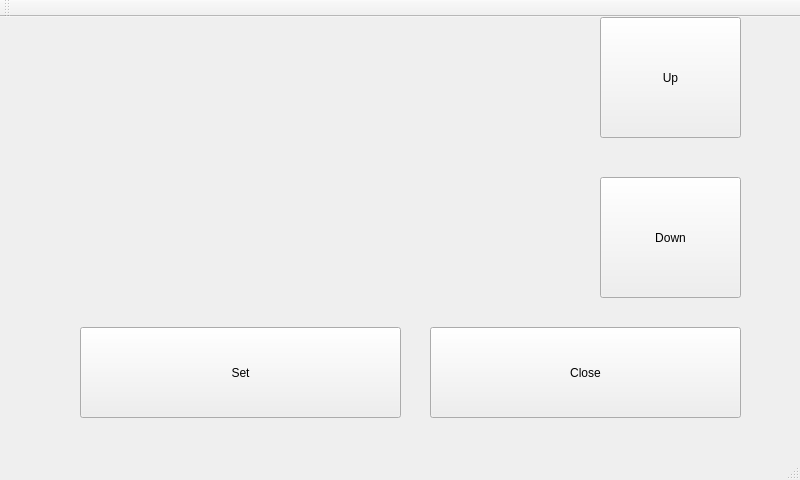
<?xml version="1.0" encoding="UTF-8"?>
<ui version="4.0">
 <class>MainWindow</class>
 <widget class="QMainWindow" name="MainWindow">
  <property name="geometry">
   <rect>
    <x>0</x>
    <y>0</y>
    <width>800</width>
    <height>480</height>
   </rect>
  </property>
  <property name="cursor">
   <cursorShape>BlankCursor</cursorShape>
  </property>
  <property name="windowTitle">
   <string>MainWindow</string>
  </property>
  <widget class="QWidget" name="centralWidget">
   <widget class="QPushButton" name="Set_BT">
    <property name="geometry">
     <rect>
      <x>80</x>
      <y>310</y>
      <width>321</width>
      <height>91</height>
     </rect>
    </property>
    <property name="cursor">
     <cursorShape>BlankCursor</cursorShape>
    </property>
    <property name="text">
     <string>Set</string>
    </property>
    <property name="checkable">
     <bool>false</bool>
    </property>
   </widget>
   <widget class="QPushButton" name="Close_BT">
    <property name="geometry">
     <rect>
      <x>430</x>
      <y>310</y>
      <width>311</width>
      <height>91</height>
     </rect>
    </property>
    <property name="cursor">
     <cursorShape>BlankCursor</cursorShape>
    </property>
    <property name="text">
     <string>Close</string>
    </property>
   </widget>
   <widget class="QPushButton" name="Up_BT">
    <property name="geometry">
     <rect>
      <x>600</x>
      <y>0</y>
      <width>141</width>
      <height>121</height>
     </rect>
    </property>
    <property name="cursor">
     <cursorShape>BlankCursor</cursorShape>
    </property>
    <property name="text">
     <string>Up</string>
    </property>
   </widget>
   <widget class="QPushButton" name="Down_BT">
    <property name="geometry">
     <rect>
      <x>600</x>
      <y>160</y>
      <width>141</width>
      <height>121</height>
     </rect>
    </property>
    <property name="cursor">
     <cursorShape>BlankCursor</cursorShape>
    </property>
    <property name="text">
     <string>Down</string>
    </property>
   </widget>
   <widget class="QTextEdit" name="textEdit">
    <property name="geometry">
     <rect>
      <x>80</x>
      <y>0</y>
      <width>481</width>
      <height>281</height>
     </rect>
    </property>
    <property name="cursor" stdset="0">
     <cursorShape>BlankCursor</cursorShape>
    </property>
    <property name="styleSheet">
     <string notr="true">background-color: rgba(255, 255, 255, 0);
font: 25 150pt &quot;Roboto&quot;;</string>
    </property>
   </widget>
  </widget>
  <widget class="QMenuBar" name="menuBar">
   <property name="geometry">
    <rect>
     <x>0</x>
     <y>0</y>
     <width>800</width>
     <height>27</height>
    </rect>
   </property>
  </widget>
  <widget class="QToolBar" name="mainToolBar">
   <attribute name="toolBarArea">
    <enum>TopToolBarArea</enum>
   </attribute>
   <attribute name="toolBarBreak">
    <bool>false</bool>
   </attribute>
  </widget>
  <widget class="QStatusBar" name="statusBar"/>
 </widget>
 <layoutdefault spacing="6" margin="11"/>
 <resources/>
 <connections/>
</ui>
